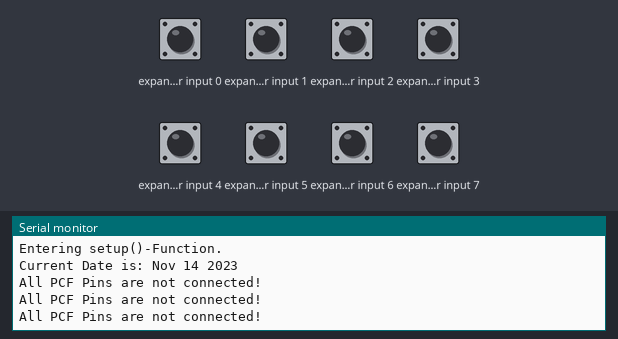
A sketch run on a simulated Arduino Uno, built with avr-gcc and run on an emulated ATmega328P. Shown: the last lines printed to the serial monitor. Wiring (inferred from the names in the program): PCF8574 port expander at I2C address 0x38. The inputs (shaded band) are chosen by the test bench; at power-on: expander input 0–7 HIGH.

Above: at 1.3 s.
1.4 s: expander input 0 pulled LOW for 0.6 s
At 2.1 s:
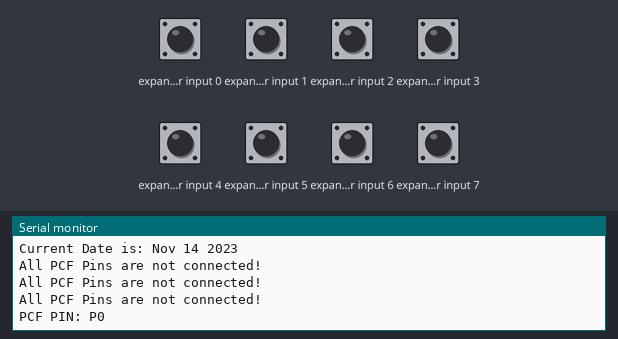
3.5 s: expander input 1 pulled LOW for 0.6 s
At 4.1 s:
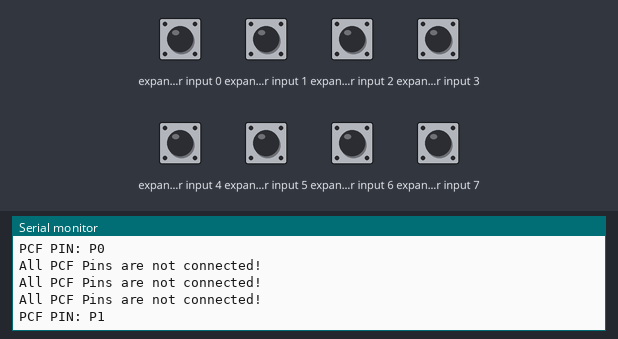
5.6 s: expander input 2 pulled LOW for 0.6 s
At 6.1 s:
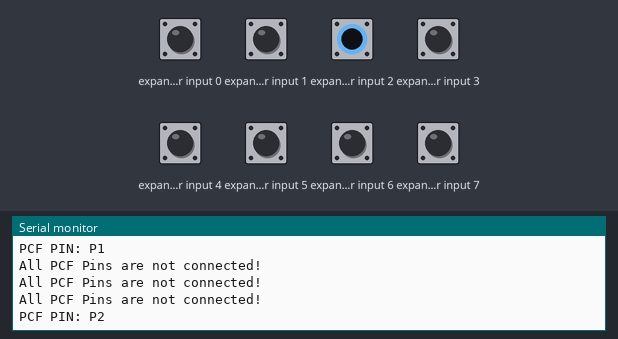
7.7 s: expander input 3 pulled LOW for 0.6 s
At 8.6 s:
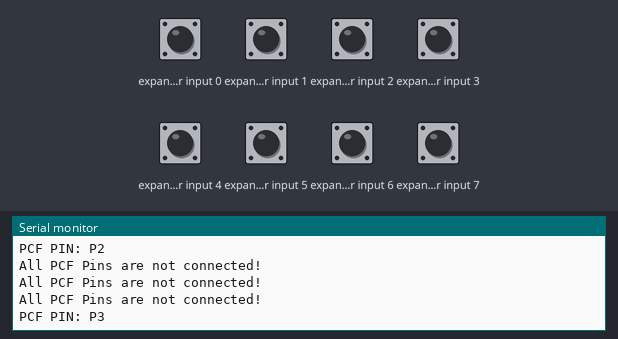
9.8 s: expander input 4 pulled LOW for 0.6 s
At 10.6 s:
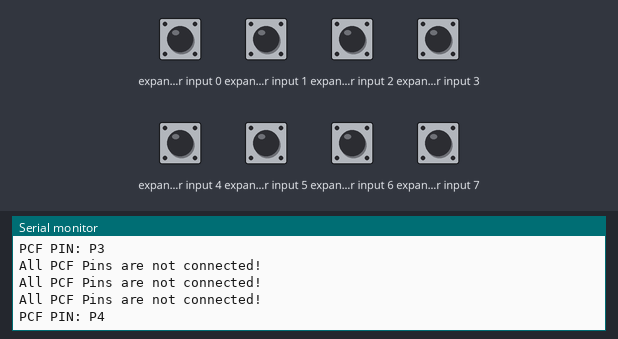
11.9 s: expander input 5 pulled LOW for 0.6 s
At 12.6 s:
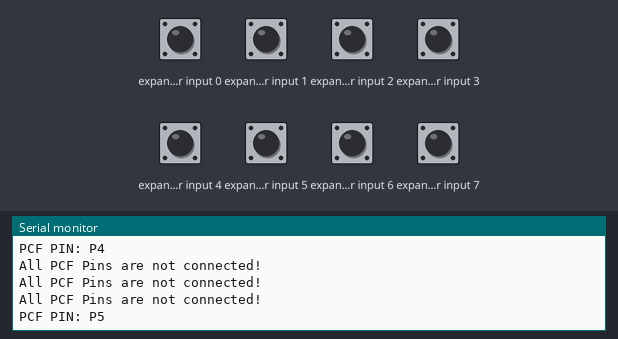
Timing chart, 0 to 14.9 s (numbered marks = the images above; inputs shaded):
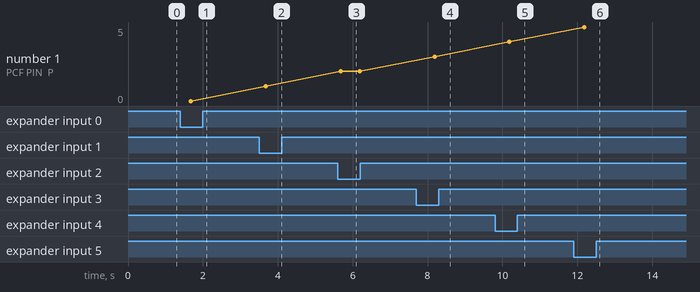

Measured:
- after the input at 1.4 s, the serial monitor: prints a new line after 0.28 s (image 1)
- after the input at 3.5 s, the serial monitor: prints a new line after 0.18 s (image 2)
- after the input at 5.6 s, the serial monitor: prints a new line after 0.08 s (image 3)
- after the input at 7.7 s, the serial monitor: prints a new line after 0.48 s (image 4)
- after the input at 9.8 s, the serial monitor: prints a new line after 0.39 s (image 5)
- after the input at 11.9 s, the serial monitor: prints a new line after 0.29 s (image 6)
- plotted number 1: 0 → 1 after the input at 3.5 s, 1 → 2 after the input at 5.6 s, 2 → 3 after the input at 7.7 s, 3 → 4 after the input at 9.8 s, 4 → 5 after the input at 11.9 s

The sketch:

PCF8574_SerialMonitor.ino
```cpp
/**
 * Demo: PCF8574 IO Erweiterungskarte I/O I2C-Bus Modul Leichtbau Expansion Board TE255
 * The PCF8574 IO Expansion Board is an 8-bit remote I / O expander for I2C bus.
 * See also: http://www.nxp.com/documents/data_sheet/PCF8574.pdf
 *
 * Addressing:
 * Device Address (slave address): 0
 *   7 bits: b0111AAA): 0x38 (if A2-A0 => b000)
 *
 * Created: 2016/06/28 Frank
 */

#include <Wire.h>

// ===================================================================
// Global variables
// ===================================================================

int address = 0x38;    // 0x38 = Address Bits A2-A0: b000
int error = 0;         // error code
uint8_t data = 0;      // 0xFF = alle PINs HIGH; 0xEF = P0 ist mit GND verbunden

// ===================================================================
// Arduino Setup
// ===================================================================

void setup()
{
  Serial.begin(9600);
  Serial.println("Using: PCF8574");
  Serial.println("https://www.arduino.cc/en/Reference/Wire");
  Serial.println("http://www.nxp.com/documents/data_sheet/PCF8574.pdf");
  Serial.println("Serial Monitoring is started.");
  Serial.println("Entering setup()-Function.");
  Serial.print("Current Date is: ");
  Serial.println(__DATE__);

  Wire.begin(); // join i2c bus (address optional for master)
}

// ===================================================================
// Arduino Loop
// ===================================================================

void loop()
{
  Wire.beginTransmission(address); // Beginne mit der Datenübertragung für Gerät (0x38)
                                // device address is specified in datasheet
  Wire.requestFrom(address, 1);
  if ( !Wire.available() ) {
#if defined(SERIAL_DEBUG)
    Serial.print("Wire available: ");
    Serial.print(address, HEX);
    Serial.println(" [ERROR]");
#endif
  }

  data = Wire.read();
#if defined(SERIAL_DEBUG)
  Serial.print("Debug data: ");
  Serial.println(data, HEX);
#endif

  switch(data) {
  case 0xFF:
    Serial.println("All PCF Pins are not connected!");
    break;
  case 0xFE:
    Serial.println("PCF PIN: P0");
    break;
  case 0xFD:
    Serial.println("PCF PIN: P1");
    break;
  case 0xFB:
    Serial.println("PCF PIN: P2");
    break;
  case 0xF7:
    Serial.println("PCF PIN: P3");
    break;
  case 0xEF:
    Serial.println("PCF PIN: P4");
    break;
  case 0xDF:
    Serial.println("PCF PIN: P5");
    break;
  case 0xBF:
    Serial.println("PCF PIN: P6");
    break;
  case 0x7F:
    Serial.println("PCF PIN: P7");
    break;
  }

  error = Wire.endTransmission();     // stop transmitting
  if ( error != 0 ) {
    Serial.print("  Wire.endTransmission(): ");
    Serial.println(error);
  }

  delay(500);
}
```
